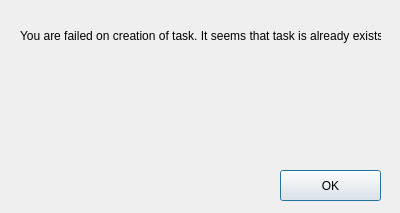
<?xml version="1.0" encoding="UTF-8"?>
<ui version="4.0">
 <class>NotOriginalTaskDialog</class>
 <widget class="QDialog" name="NotOriginalTaskDialog">
  <property name="geometry">
   <rect>
    <x>0</x>
    <y>0</y>
    <width>400</width>
    <height>213</height>
   </rect>
  </property>
  <property name="windowTitle">
   <string>Dialog</string>
  </property>
  <widget class="QPushButton" name="pushButton">
   <property name="geometry">
    <rect>
     <x>280</x>
     <y>170</y>
     <width>101</width>
     <height>31</height>
    </rect>
   </property>
   <property name="text">
    <string>OK</string>
   </property>
  </widget>
  <widget class="QLabel" name="label">
   <property name="geometry">
    <rect>
     <x>20</x>
     <y>20</y>
     <width>361</width>
     <height>31</height>
    </rect>
   </property>
   <property name="text">
    <string>You are failed on creation of task. It seems that task is already exists.</string>
   </property>
  </widget>
  <widget class="QLabel" name="label_2">
   <property name="geometry">
    <rect>
     <x>20</x>
     <y>70</y>
     <width>351</width>
     <height>81</height>
    </rect>
   </property>
   <property name="text">
    <string/>
   </property>
  </widget>
 </widget>
 <resources/>
 <connections/>
</ui>
